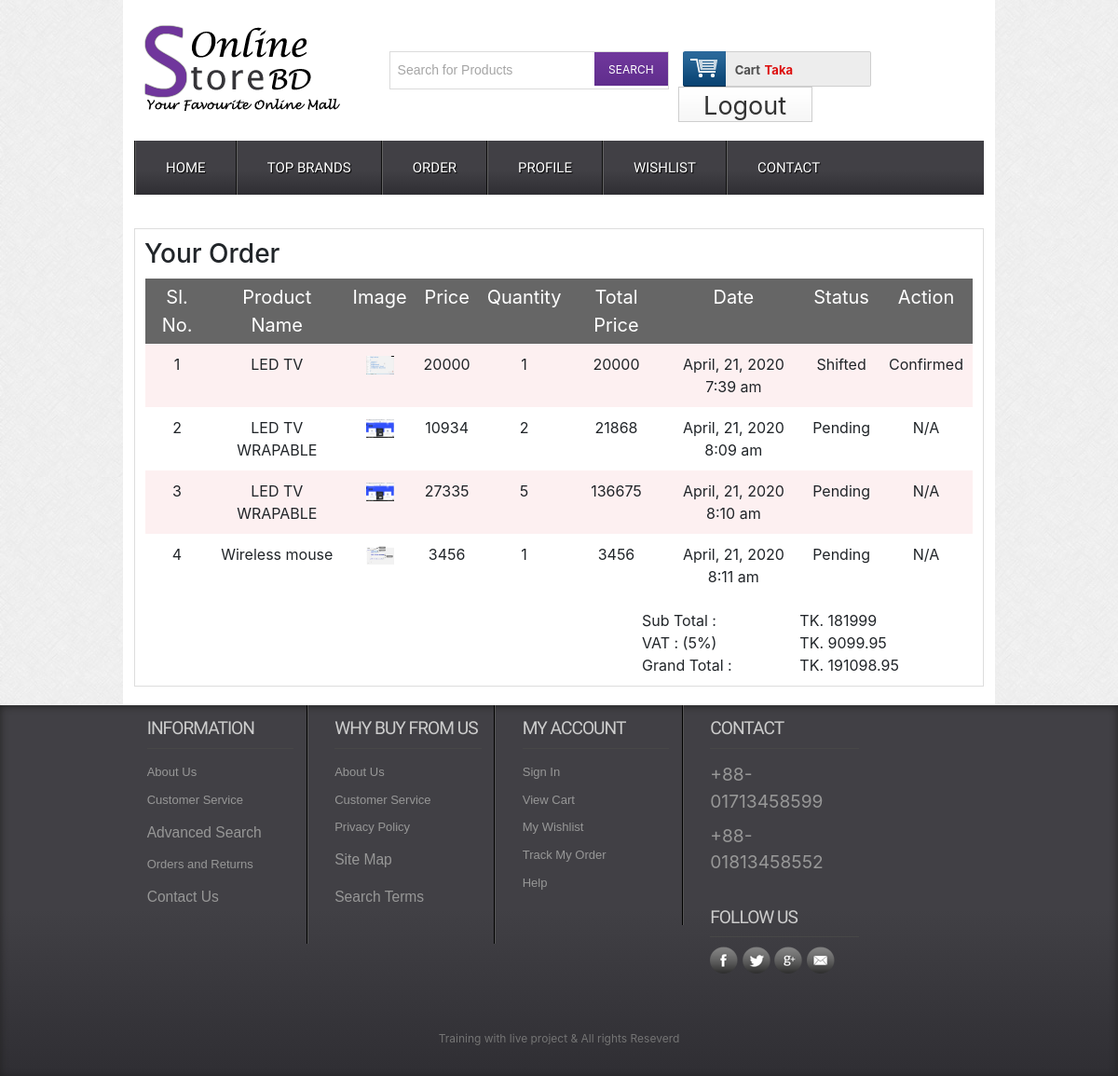
Page /order.php (signed in) on the committed database.
### tables this page shows
CREATE TABLE `order_table` (
  `id` int(11) NOT NULL,
  `customer_id` int(11) NOT NULL,
  `product_id` int(11) NOT NULL,
  `product_name` varchar(255) NOT NULL,
  `quantity` int(11) NOT NULL,
  `price` float NOT NULL,
  `image` varchar(255) NOT NULL,
  `date` timestamp NOT NULL DEFAULT current_timestamp(),
  `status` int(11) NOT NULL DEFAULT 0
);

### lib/Session.php (called while the page is built, shortened)
<?php
class Session {
	public static function get($key) {
		if (isset($_SESSION[$key])) {
			return $_SESSION[$key];
		} else {
			return false;
		}
	}
}
?>

### classes/Cart.php (called while the page is built, shortened)
<?php
$filepath = realpath(dirname(__FILE__));
include_once ($filepath . '/../lib/Database.php');
include_once ($filepath . '/../healper/Format.php');
class Cart {
	private $db;
	public function __construct() {
		$this->db = new Database();
	}
		?>
		<?php
	public function productByCustomerId($customerId) {
		$query = "SELECT * FROM `order_table` WHERE `customer_id` = '$customerId'";
		$result = $this->db->select($query);
		return $result;
	}
	public function sumOrderPrice($customerId) {
		$query = "SELECT SUM(`price`*`quantity`) AS `total` FROM `order_table` WHERE `customer_id` = '$customerId'";
		$result = $this->db->select($query);
		return $result;
	}
}
?>

### lib/Database.php (called while the page is built, shortened)
<?php
class Database {
	public $host = DB_HOST;
	public $user = DB_USER;
	public $pass = DB_PASS;
	public $dbname = DB_NAME;
	public $link;
	public $error;
	public function connectDB() {
		$this->link = new mysqli($this->host, $this->user, $this->pass, $this->dbname);
	}
	public function select($query) {
		$result = $this->link->query($query) or die($this->error . __LINE__);
		if ($result->num_rows > 0) {
			return $result;
		} else {
			return false;
		}
	}
}
?>

### classes/Product.php (called while the page is built, shortened)
<?php
$filepath = realpath(dirname(__FILE__));
include_once ($filepath . '/../lib/Database.php');
include_once ($filepath . '/../healper/Format.php');
class Product {
	private $db;
	public function __construct() {
		$this->db = new Database();
	}
	public function viewWishlish($customer_id) {
		$query = "SELECT * FROM `wish_list` WHERE `customer_id` = '$customer_id'";
		$result = $this->db->select($query);
		return $result;
	}
}
?>

### healper/Format.php (called while the page is built, shortened)
<?php
class Format {
	public function formatDate($date) {
		return date("F, j, Y g:i a", strtotime($date));
	}
}
?>

### order.php (the view, shortened to what this page needs)
 <?php include "inc/header.php"; ?>
<?php
$customerId = Session::get("customerId");
$productByCustomerId = $cart->productByCustomerId($customerId);
?>
<div class="main">
	<div class="content">
		<div class="cartpage">
			    	<h3>Your Order</h3>
						<table class="tblone">
							<tr>
								<th>Sl. No.</th>
								<th>Product Name</th>
								<th>Image</th>
								<th>Price</th>
								<th>Quantity</th>
								<th>Total Price</th>
								<th>Date</th>
								<th>Status</th>
								<th>Action</th>
							</tr>
							<?php
							$sl = 1;
							if ($productByCustomerId) {
							while ($row = $productByCustomerId->fetch_assoc()) {
							?>
							<tr>
								<td><?= $sl; ?></td>
								<td><?= $row['product_name']; ?></td>
								<td><img src="admin/upload/<?= $row['image']; ?>" alt=""/></td>
								<td><?= $row['price']; ?></td>
								<td><?= $row['quantity']; ?></td>
								<td><?= $row['price'] * $row['quantity']; ?></td>
								<td><?= $format->formatDate($row['date']); ?></td>
								<td>
									<?php if ($row['status'] == '1' || $row['status'] == '2') { echo "Shifted"; } else { echo "Pending"; } ?>
								</td>
								<td>
									<?php
									if ($row['status'] == '0') {
										echo "N/A";
									} elseif ($row['status'] == '1') {
									?>
									<a href="?confirmId=<?= $row['id']; ?>&action=confirm">Confirm</a>
									<?php
									} elseif ($row['status'] == '2') {
										echo "Confirmed";
									}
									?>
								</td>
							</tr>
							<?php
							$sl++;
							}
							}
							?>
						</table>
						<table style="float:right;text-align:left;" width="40%">
						<?php
						$sum = $cart->sumOrderPrice($customerId);
						if ($sum) {
							$totalPrice = $sum->fetch_assoc();
							$vat = ($totalPrice['total']*0.05);
							$finalPrice = ($totalPrice['total'] + $vat);
						}
						?>
							<tr>
								<th>Sub Total : </th>
								<td>TK. <?= isset($totalPrice['total']) ? $totalPrice['total'] : '0'; ?></td>
							</tr>
							<tr>
								<th>VAT : (5%) </th>
								<td>TK. <?= $vat; ?></td>
							</tr>
							<tr>
								<th>Grand Total :</th>
								<td>TK. <?= $finalPrice; ?></td>
							</tr>
					   </table>
					</div>
	</div>
</div>
<?php include "inc/footer.php"; ?>

### inc/header.php (shortened to what this page needs)
<?php
include_once "lib/Session.php";
include_once 'lib/Database.php';
include_once 'healper/Format.php';
$format = new Format();
$product = new Product();
$cart = new Cart();
?>
<!DOCTYPE HTML>
<head>
<link href="css/style.css" rel="stylesheet" type="text/css" media="all"/>
<link href="css/bootstrap.css" rel="stylesheet" type="text/css" media="all"/>
<link href="css/menu.css" rel="stylesheet" type="text/css" media="all"/>
</head>
<body>
  <div class="wrap">
		<div class="header_top">
			<div class="logo">
				<a href="index.php"><img src="images/logo.png" alt="" /></a>
			</div>
			  <div class="header_top_right">
			    <div class="search_box">
				    <form>
				    	<input type="text" value="Search for Products" onfocus="this.value = '';" onblur="if (this.value == '') {this.value = 'Search for Products';}"><input type="submit" value="SEARCH">
				    </form>
			    </div>
			    <div class="shopping_cart">
					<div class="cart">
						<a href="#" title="View my shopping cart" rel="nofollow">
								<span class="cart_title">Cart</span>
								<span class="no_product"><?php echo Session::get("sum") !== NULL ? Session::get("sum") : '0'; ?> Taka</span>
							</a>
						</div>
			      </div>
		   <div class="login">
		   	<?php
		   	if (Session::get("customerlogin") == true) {
		   	?>
			<a href="?customerLogout=<?= Session::get("customerId"); ?>">Logout</a>
		   	<?php
		   	} else {
		   	?>
			<a href="login.php">Login</a>
		   	<?php
		   	}
		   	?>
		   </div>
	 </div>
 </div>
<div class="menu">
	<ul id="dc_mega-menu-orange" class="dc_mm-orange">
	  <li><a href="index.php">Home</a></li>
	  <li><a href="topbrands.php">Top Brands</a></li>
	  <?php
	  $customerId = Session::get("customerId");
	  $productByCustomerId = $cart->productByCustomerId($customerId);
	  if ($productByCustomerId) {
	  ?>
		<li><a href="order.php">Order</a></li>
	  <?php
	  }
	  ?>
	  <?php
	  if (Session::get("customerlogin") == true) {
	  ?>
		<li><a href="profile.php">Profile</a></li>
	  <?php
	  }
	  ?>
	  <?php
	  $customer_id = Session::get("customerId");
	  $viewWishlish = $product->viewWishlish($customer_id);
	  if ($viewWishlish) {
		?>
		<li><a href="wishlist.php">Wishlist</a></li>
		<?php
		}
	  ?>
	  <li><a href="contact.php">Contact</a> </li>
	</ul>
</div>

### inc/footer.php (shortened to what this page needs)
</div>
   <div class="footer">
   	  <div class="wrapper">
	     <div class="section group">
				<div class="col_1_of_4 span_1_of_4">
						<h4>Information</h4>
						<ul>
						<li><a href="#">About Us</a></li>
						<li><a href="#">Customer Service</a></li>
						<li><a href="#"><span>Advanced Search</span></a></li>
						<li><a href="#">Orders and Returns</a></li>
						<li><a href="#"><span>Contact Us</span></a></li>
						</ul>
					</div>
				<div class="col_1_of_4 span_1_of_4">
					<h4>Why buy from us</h4>
						<ul>
						<li><a href="about.php">About Us</a></li>
						<li><a href="faq.php">Customer Service</a></li>
						<li><a href="#">Privacy Policy</a></li>
						<li><a href="contact.php"><span>Site Map</span></a></li>
						<li><a href="preview.php"><span>Search Terms</span></a></li>
						</ul>
				</div>
				<div class="col_1_of_4 span_1_of_4">
					<h4>My account</h4>
						<ul>
							<li><a href="contact.php">Sign In</a></li>
							<li><a href="index.php">View Cart</a></li>
							<li><a href="#">My Wishlist</a></li>
							<li><a href="#">Track My Order</a></li>
							<li><a href="faq.php">Help</a></li>
						</ul>
				</div>
				<div class="col_1_of_4 span_1_of_4">
					<h4>Contact</h4>
						<ul>
							<li><span>+88-01713458599</span></li>
							<li><span>+88-01813458552</span></li>
						</ul>
						<div class="social-icons">
							<h4>Follow Us</h4>
					   		  <ul>
							      <li class="facebook"><a href="#" target="_blank"> </a></li>
							      <li class="twitter"><a href="#" target="_blank"> </a></li>
							      <li class="googleplus"><a href="#" target="_blank"> </a></li>
							      <li class="contact"><a href="#" target="_blank"> </a></li>
						     </ul>
   	 					</div>
				</div>
			</div>
			<div class="copy_right">
				<p>Training with live project &amp; All rights Reseverd </p>
		   </div>
     </div>
    </div>
    <link href="css/flexslider.css" rel='stylesheet' type='text/css' />
</body>
</html>

### css/menu.css (style rules this page uses)
ul.dc_mm-orange,ul.dc_mm-orange li { border:none; list-style:none; }
ul.dc_mm-orange { background: #414045; background: -moz-linear-gradient(top, #414045 55%, #2f2e33 100%); background: -webkit-gradient(linear, left top, left bottom, color-stop(55%,#414045), color-stop(100%,#2f2e33)); background: -webkit-linear-gradient(top, #414045 55%,#2f2e33 100%); background: -o-linear-gradient(top, #414045 55%,#2f2e33 100%); background: -ms-linear-gradient(top, #414045 55%,#2f2e33 100%); background: linear-gradient(to bottom, #414045 55%,#2f2e33 100%); filter: progid:DXImageTransform.Microsoft.gradient( startColorstr='#414045', endColorstr='#2f2e33',GradientType=0 ); font:normal 13px Arial,sans-serif; padding:0; position:relative; width:100%; }
ul.dc_mm-orange li { float:left; margin:0; padding:0; }
ul.dc_mm-orange li a { color:#fff; display:block; float:left; font-size:15px; padding:20px 32px; text-decoration:none; text-shadow:1px 1px 1px #000; text-transform:uppercase; font-family:'Doppio One', sans-serif; border-left:2px groove #636363; }

### rows in the picture
order_table: product_name "LED TV", image (picture), price "20000", quantity "1", $row['price']*$row['quantity'] "20000", date "April, 21, 2020 7:39 am", status "Shifted"
order_table: product_name "LED TV WRAPABLE", image (picture), price "10934", quantity "2", $row['price'] * $row['quantity'] "21868", date "April, 21, 2020 8:09 am", status "Pending"
order_table: product_name "LED TV WRAPABLE", image (picture), price "27335", quantity "5", $row['price'] * $row['quantity'] "136675", date "April, 21, 2020 8:10 am", status "Pending"
order_table: product_name "Wireless mouse", image (picture), price "3456", quantity "1", $row['price']*$row['quantity'] "3456", date "April, 21, 2020 8:11 am", status "Pending"

### other values in the picture
$totalPrice['total'] "181999"
$vat "9099.95"
$finalPrice "191098.95"
